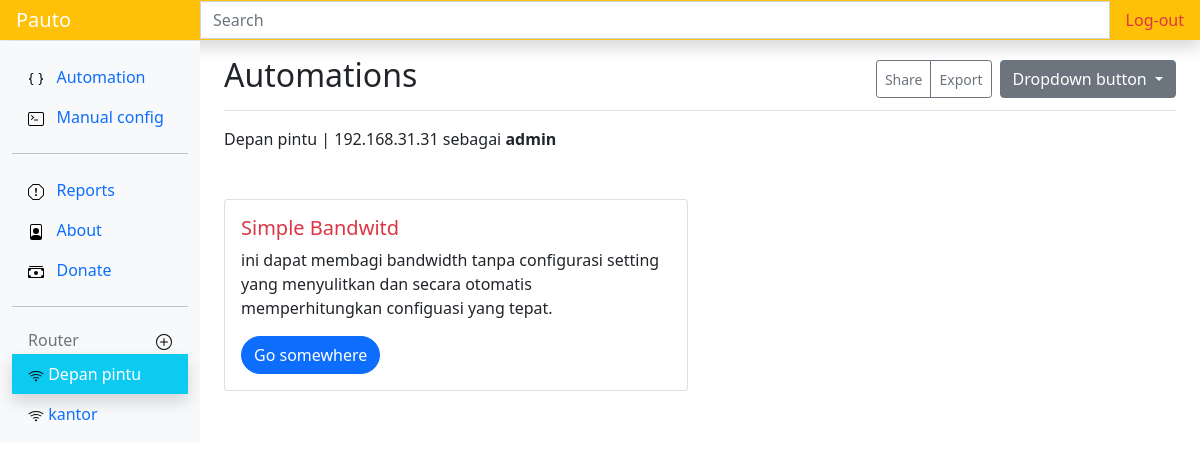
/1/router (signed in), run on the app's committed database.
### routerapp/models.py (models this page shows, shortened)
class Routerm(models.Model):
    nama = models.CharField(max_length=50)
    host = models.CharField(max_length=50)
    user = models.CharField(max_length=30)
    password = models.CharField(max_length=50, blank=True)
    kecepatan_internet = models.IntegerField(blank=True)
    pub_date = models.DateField(auto_now=True)
    pass

class Automation(models.Model):
    nama = models.CharField(max_length=50)
    deskripsi = models.TextField()
    status = models.CharField(max_length=15, blank=True)
    pass

### routerapp/views.py (the view)
# urls.py: path('<int:id>/router',views.router, name='router'),
@login_required(login_url=settings.LOGIN_URL)
def router(request, id):
    auto = Automation.objects.all()
    router = Routerm.objects.all()
    idk = id
    data = Routerm.objects.filter(pk=id)
    context = {
        'auto': auto,
        'data': data,
        'router': router,
        'idk': idk
    }
    return render(request, 'detailrouter.html', context)

### routerapp/templates/detailrouter.html (shortened to what this page needs)
{% extends 'base.html' %}
{% load static %}
{% block judul %}
Automations
{% endblock judul %}
{% block content %}
    {% for data in data %}
    {{data.nama}} |
    {{data.host}} sebagai
    <strong> {{data.user}}</strong>
    <div class="row ">
    {% for auto in auto %}
    <div class="col-sm-6 ">
      <div class="card mt-5">
        <div class="card-body">
          <h5 class="card-title text-danger">{{auto.nama}}</h5>
          <p class="card-text">{{auto.deskripsi}}.</p>
          <a href="{% url 'conpcq1' data.id %}" class="btn btn-primary rounded-pill">Go somewhere</a>
        </div>
      </div>
    </div>
    {% endfor %}
    </div>
    {% endfor %}
{% endblock content %}
{% block router %}
   {% for router in router %}
        <li class="nav-item ">
        <a class="nav-link {% if idk == router.id %}shadow text-white bg-info{% endif %}" href="{% url 'router' router.id %}">
            <img src="{% static 'icons/wifi.svg' %}" alt="">
            {{router.nama}}
        </a>
    </li>
    {% endfor %}
{% endblock router %}

### data on the page
Routerm: nama "Depan pintu", host "192.168.31.31", user "admin"
Routerm: nama "kantor"
Automation: nama "Simple Bandwitd", deskripsi "ini dapat membagi bandwidth tanpa configurasi setting yang menyulitkan dan secara otomatis memperhitungkan configuasi yang tepat"
